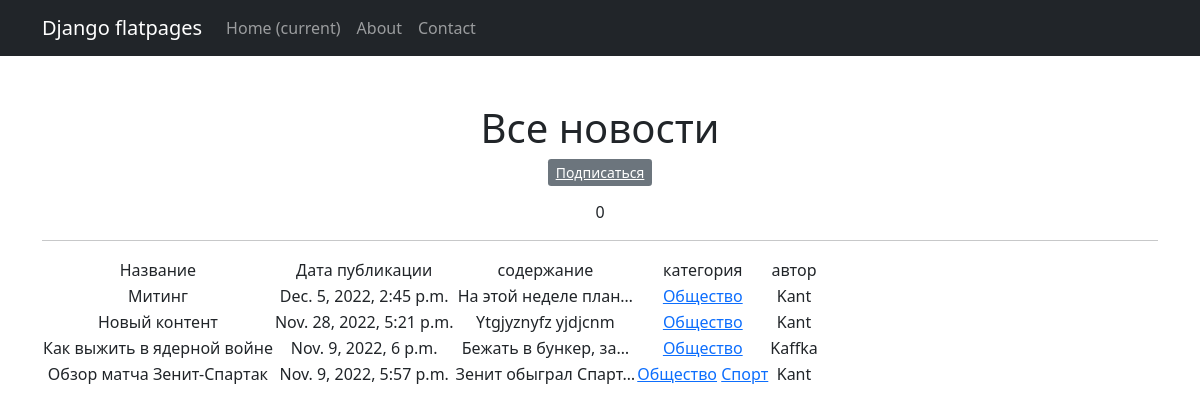
Screenshot of /categories/2/ with the database file from the repository.
### news/models.py (models this page shows, shortened)
class Post(models.Model):
    article = 'ar'
    new = 'ne'
    POSTVARIETY = [
        (article, 'Статья'),
        (new, 'Новость')
    ]
    author = models.ForeignKey(Author, on_delete=models.CASCADE)
    post_variety = models.CharField(max_length=2, choices=POSTVARIETY, default=article)
    dateCreation = models.DateTimeField(auto_now_add=True)
    category = models.ManyToManyField(Category, through="PostCategory")
    title = models.CharField(max_length=255, default="Новый контент")
    text = models.TextField()
    rating = models.IntegerField(default=0)

class Category(models.Model):
    category = models.CharField(max_length=64, unique=True)
    subscribers = models.ManyToManyField(User, related_name='categories')

class Author(models.Model):
    authorUser = models.OneToOneField(User, on_delete=models.CASCADE)
    ratingAuthor = models.IntegerField(default=0)
    def __str__(self):
        return self.authorUser.username

### news/views.py (the view)
# urls.py: path('categories/<int:pk>/', CategoryListView.as_view(), name='category_list'),
class CategoryListView(ListView):
    model = Post
    template_name = 'category_list.html'
    context_object_name = 'category_news_list'
    def get_queryset(self):
        self.category = get_object_or_404(Category, id=self.kwargs['pk'])
        queryset = Post.objects.filter(category=self.category).order_by('-dateCreation')
        return queryset
    def get_context_data(self, **kwargs):
        context = super().get_context_data(**kwargs)
        context['is_not_subscriber'] = self.request.user not in self.category.subscribers.all()
        context['category'] = self.category
        return context

### news/templatetags/custom_filters.py (called while the page is built)
@register.filter()
def censor(value):
   bad_words = ['Хуй','хуй','Бля','бля','еба','Еба','пиз','Пиз','Хер','хер', 'хуе','Хуе']
   value_= value.split()
   result = []
   for a in value_:
      if a[:3] in bad_words:
         a = a[0] + "*"*len(a[1:])
         result.append(a)
      else:
          result.append(a)
   return " ".join(result)

### templates/category_list.html (shortened to what this page needs)
{% extends 'flatpages/default.html' %}
{% load custom_filters %}
{% block content %}
<h1>Все новости</h1>
   {% if is_not_subscriber %}
   <p class="text-center"><a href="{% url 'subscribe' category.id %}" class="btn-secondary btn-sm">Подписаться</a></p>
   {% endif %}
   {{news|length}}
   <hr>
   {% if category_news_list %}
       <table>
           <tr>
               <td>Название</td>
               <td>Дата публикации</td>
               <td>содержание</td>
               <td>категория</td>
               <td>автор</td>
           </tr>
           {% for new in category_news_list %}
           <tr>
               <td>{{ new.title|censor }}</td>
               <td>{{ new.dateCreation }}</td>
               <td>{{ new.text|truncatechars:20|censor }}</td>
               <td>{% for cat in new.category.all %}
                   <a href="{% url 'category_list' cat.id %}">{{ cat.category }}</a>
                   {% endfor %}</td>
               <td>{{ new.author }}</td>
               <td>
               </td>
           </tr>
           {% endfor %}
       </table>
   {% else %}
       <h2>Новостей нет!</h2>
   {% endif %}
{% endblock content %}

### rows the page displays
Post: title|censor "Митинг", dateCreation "Dec. 5, 2022, 2:45 p.m.", text|censor "На этой неделе план…", author "Kant"
Category: category "Общество"
Post: title|censor "Новый контент", dateCreation "Nov. 28, 2022, 5:21 p.m.", text|censor "Ytgjyznyfz yjdjcnm", author "Kant"
Post: title|censor "Как выжить в ядерной войне", dateCreation "Nov. 9, 2022, 6 p.m.", text|censor "Бежать в бункер, за…", author "Kaffka"
Post: title|censor "Обзор матча Зенит-Спартак", dateCreation "Nov. 9, 2022, 5:57 p.m.", text|censor "Зенит обыграл Спарт…", author "Kant"
Category: category "Спорт"

### other values shown
{{ news|length }} "0"
